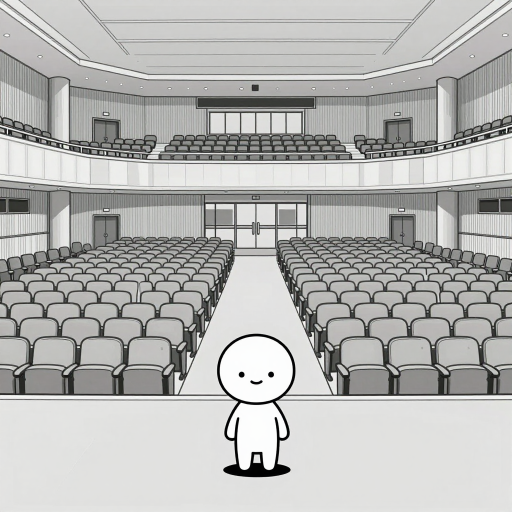
#> input picture assets/words/accommodate.png, 1024 x 1024 px (shown at 1/2 size); its folder holds 4 pictures in this run
$ python export_webp_images.py out.png
#> lines starting #> are read from the running program, lines starting #| are printed output that depends on the picture
#!/usr/bin/env python3
"""단어 그림을 WebP 384px 로 바꿔 별도 폴더에 내보낸다.

앱이 그림을 화면에 띄우는 크기는 아무리 커도 400px 남짓이라 512px 원본은 과하다.
384px WebP 로 바꾸면 전체 용량이 236MB 에서 60MB 안팎으로 줄어, 깃허브 레포에
올려 두고 jsDelivr CDN 으로 받아 쓸 수 있다.

원본 PNG 는 그대로 둔다. 다시 뽑거나 크기를 바꿀 때 원본이 있어야 한다.

    python3 scripts/export_webp_images.py <내보낼 폴더> [--size 384] [--quality 80]
"""

import argparse
import os
import pathlib
import sys
from concurrent.futures import ProcessPoolExecutor

from PIL import Image

ROOT = pathlib.Path(__file__).resolve().parent.parent
SRC = ROOT / "assets/words"


def convert(job) -> tuple[int, int]:
    src, dst, size, quality = job
    dst.parent.mkdir(parents=True, exist_ok=True)
    before = src.stat().st_size
    with Image.open(src) as im:
        im = im.convert("RGB")
        if im.width != size:
            im = im.resize((size, size), Image.LANCZOS)
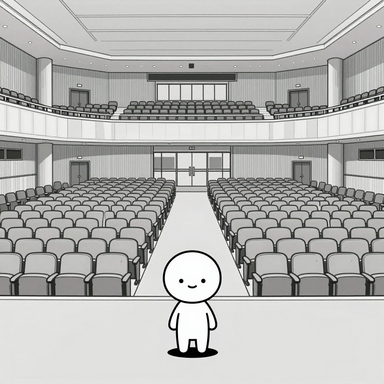
#> im: PIL image 384x384 RGB; mean R, G, B 181.1, 181.2, 179.4
        # method=6 이 가장 잘 줄이지만 느리다. 4 면 거의 같은 크기에 훨씬 빠르다
        im.save(dst, format="WEBP", quality=quality, method=4)
    return before, dst.stat().st_size


def main() -> int:
    ap = argparse.ArgumentParser()
    ap.add_argument("out", help="내보낼 폴더")
    ap.add_argument("--size", type=int, default=384)
    ap.add_argument("--quality", type=int, default=80)
    args = ap.parse_args()

    out = pathlib.Path(args.out)
    files = sorted(SRC.rglob("*.png"))
    if not files:
        print("원본 그림을 찾지 못했다", file=sys.stderr)
        return 1

    jobs = [
        (f, out / f.relative_to(SRC).with_suffix(".webp"), args.size, args.quality)
        for f in files
    ]

    before = after = 0
    workers = os.cpu_count() or 4
    with ProcessPoolExecutor(max_workers=workers) as pool:
        for i, (b, a) in enumerate(pool.map(convert, jobs, chunksize=32), 1):
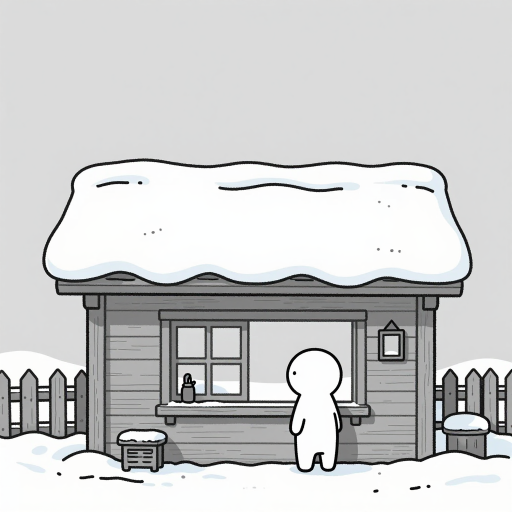
#> input picture assets/words/accumulate.png, 1024 x 1024 px (shown at 1/2 size)
#> in convert (call 2), `im = im.resize((size, size), Image.LANCZOS)`:
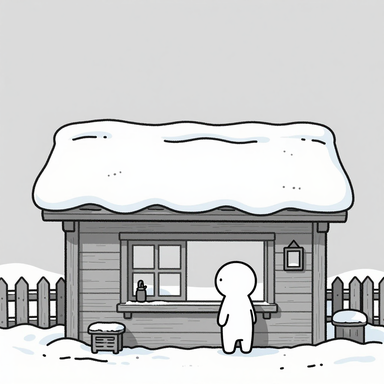
#> im: PIL image 384x384 RGB; mean R, G, B 203.3, 204, 204
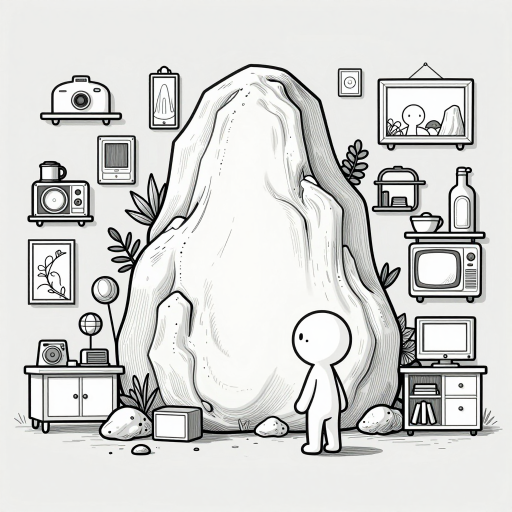
#> input picture assets/words/arouse.png, 1024 x 1024 px (shown at 1/2 size)
#> in convert (call 3), `im = im.resize((size, size), Image.LANCZOS)`:
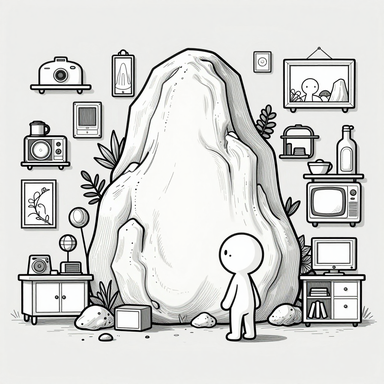
#> im: PIL image 384x384 RGB; mean R, G, B 213.2, 213.6, 211.8
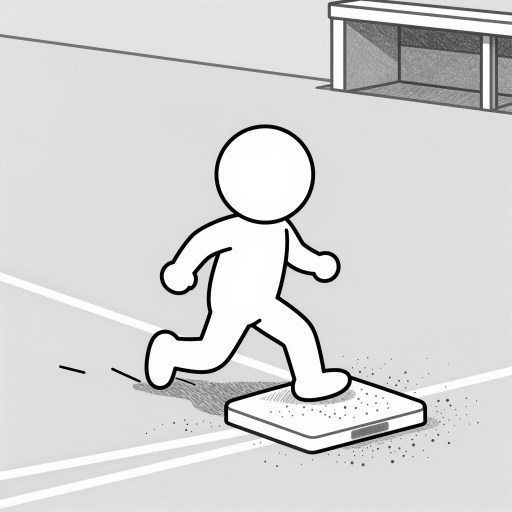
#> input picture assets/words/base.png, 1024 x 1024 px (shown at 1/2 size)
#> in convert (call 4), `im = im.resize((size, size), Image.LANCZOS)`:
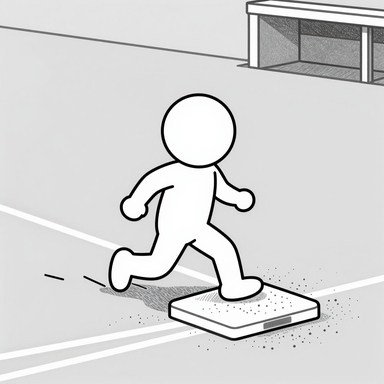
#> im: PIL image 384x384 RGB; mean R, G, B 214.3, 214.6, 214.5
            before += b
            after += a
            if i % 500 == 0:
                print(f"  {i}/{len(files)}", flush=True)

    print(
        f"\n{len(files)}장 변환 완료\n"
        f"  {before/1048576:.1f} MB → {after/1048576:.1f} MB "
        f"({100 - after/before*100:.1f}% 절감)\n"
        f"  평균 {after/len(files)/1024:.1f} KB\n"
        f"→ {out}"
    )
    return 0


if __name__ == "__main__":
#> (the run stopped early here; a loop or call above may not have finished)
